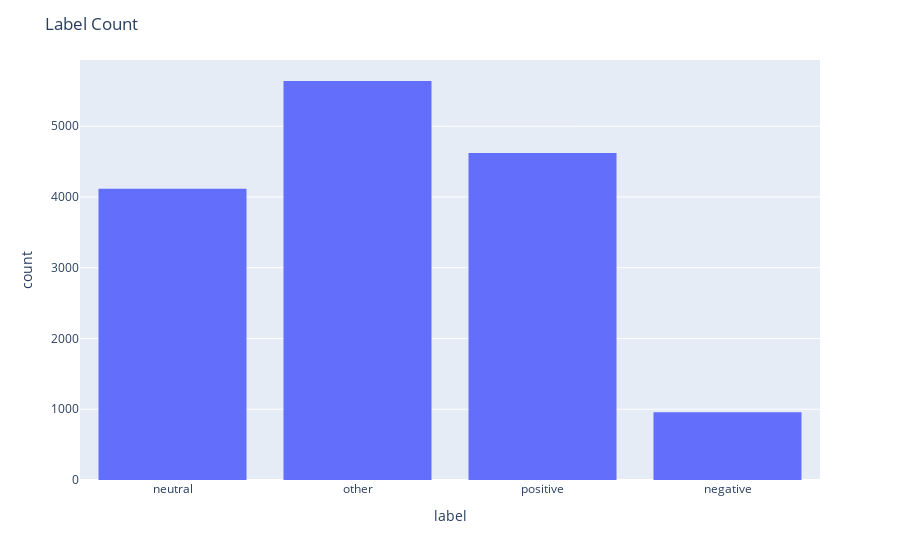

Source (notebook cell):
### Code cell
fig = px.histogram(df, x="label")
fig.update_layout(title_text='Label Count')
fig.show()

### Figure 1 — Plotly figure (JSON) as saved in the notebook; plotly's stock layout.template omitted (floating-point values rounded to 4 significant figures; data arrays with more than 128 entries replaced by an {"elided": "..."} marker saying what was removed)
{"data": [{"alignmentgroup": "True", "bingroup": "x", "hovertemplate": "label=%{x}<br>count=%{y}<extra></extra>", "legendgroup": "", "marker": {"color": "#636efa", "pattern": {"shape": ""}}, "name": "", "offsetgroup": "", "orientation": "v", "showlegend": false, "type": "histogram", "x": {"elided": "15332 str values"}, "xaxis": "x", "yaxis": "y"}], "layout": {"barmode": "relative", "legend": {"tracegroupgap": 0}, "margin": {"t": 60}, "title": {"text": "Label Count"}, "xaxis": {"anchor": "y", "domain": [0, 1], "title": {"text": "label"}}, "yaxis": {"anchor": "x", "domain": [0, 1], "title": {"text": "count"}}}}
